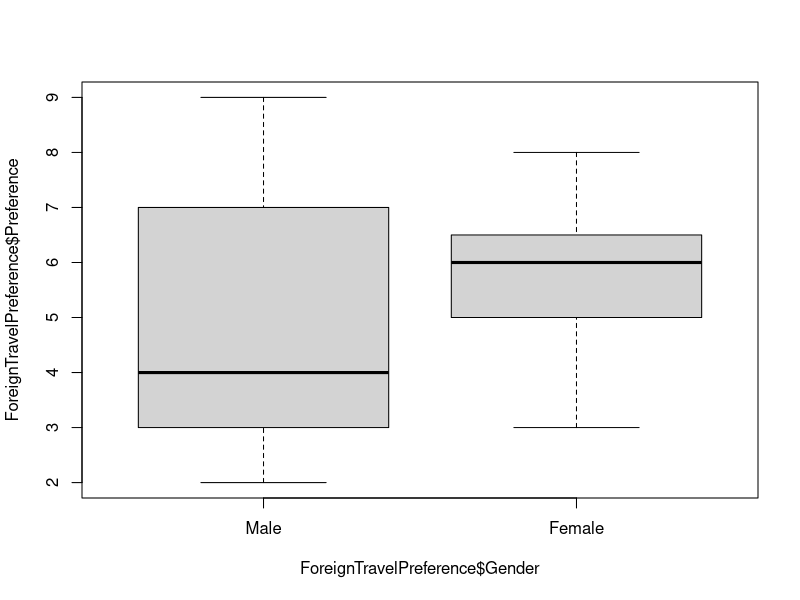
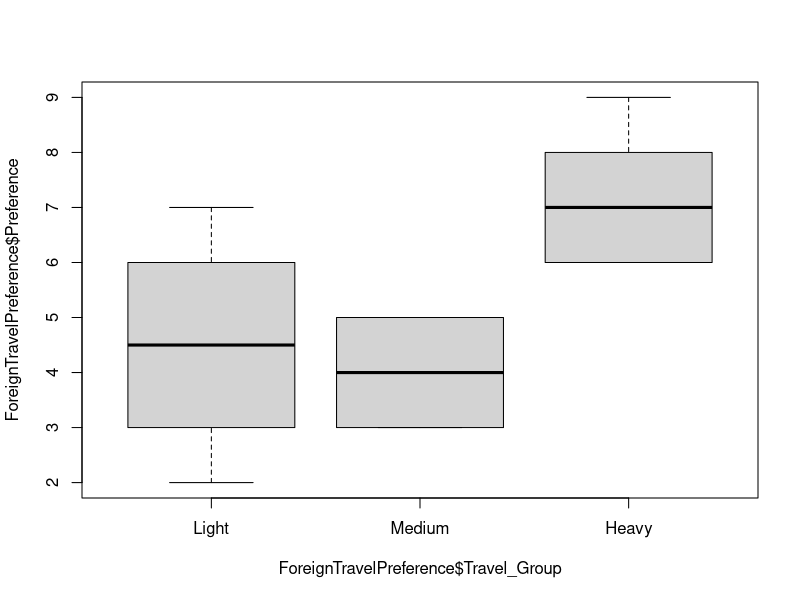
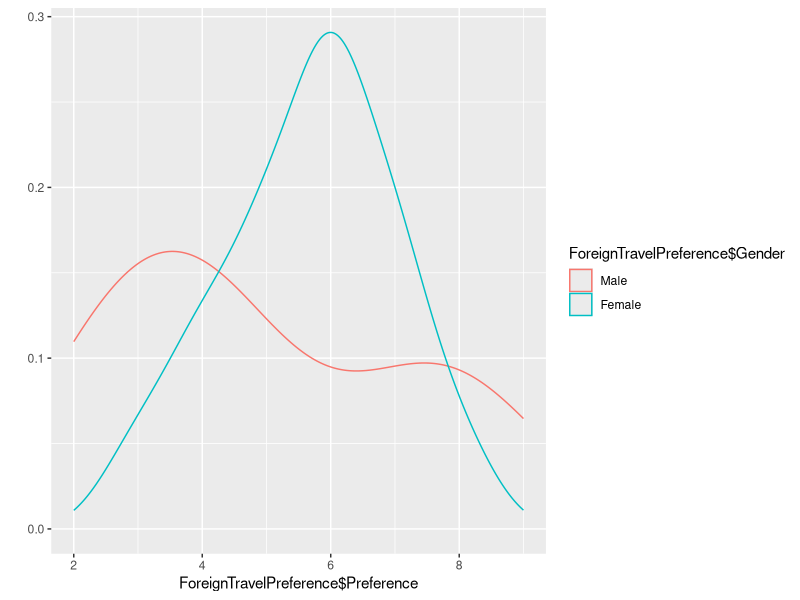
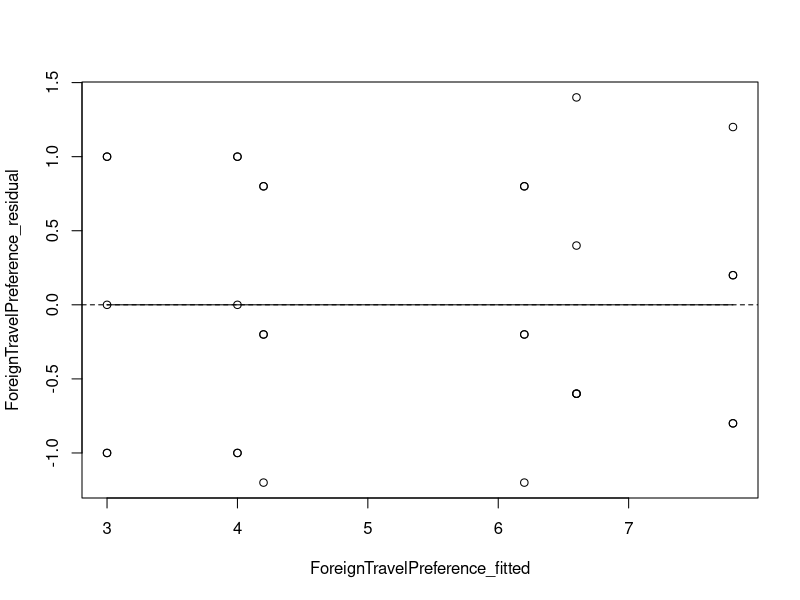
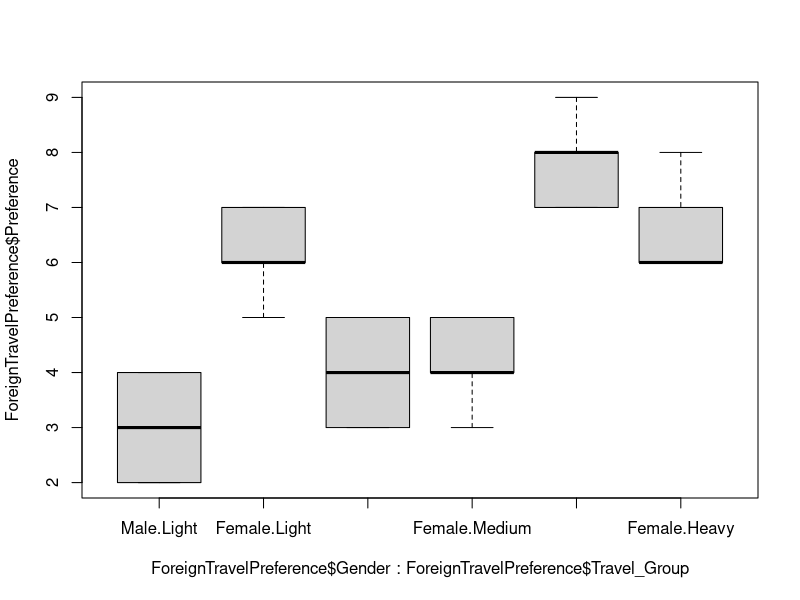
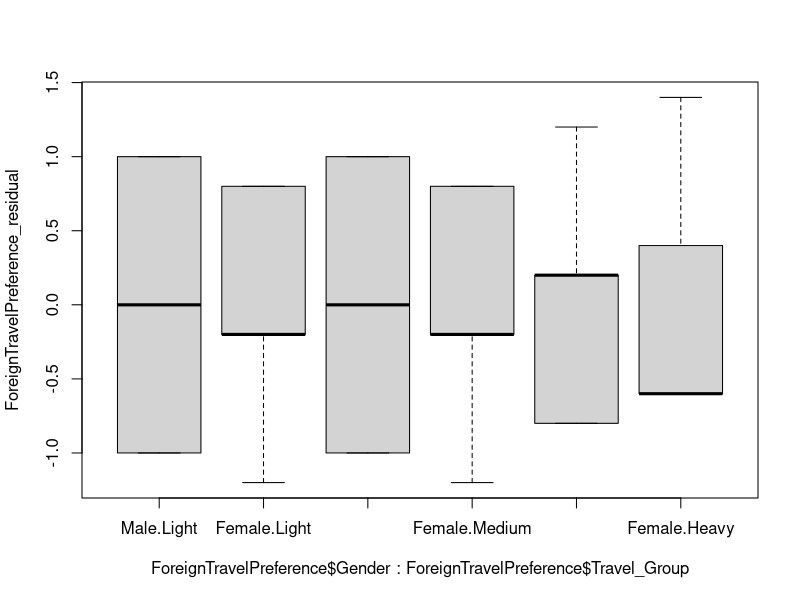
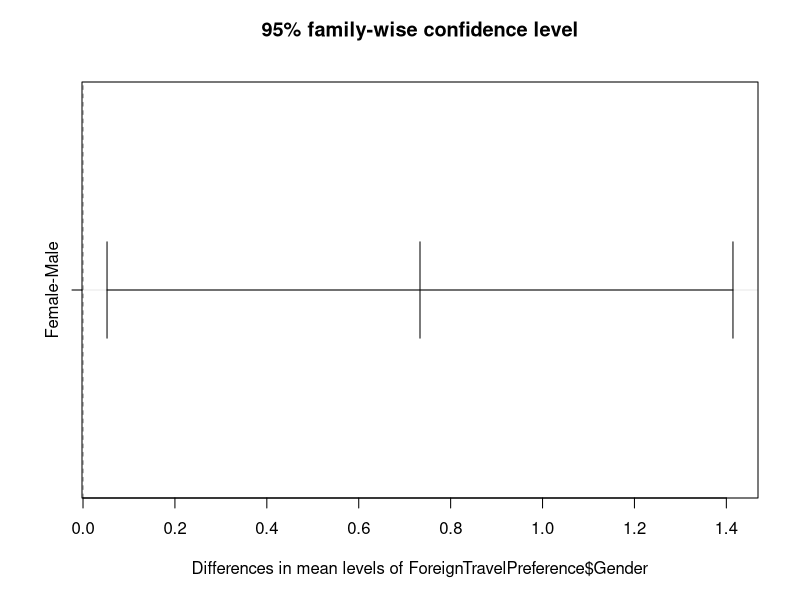
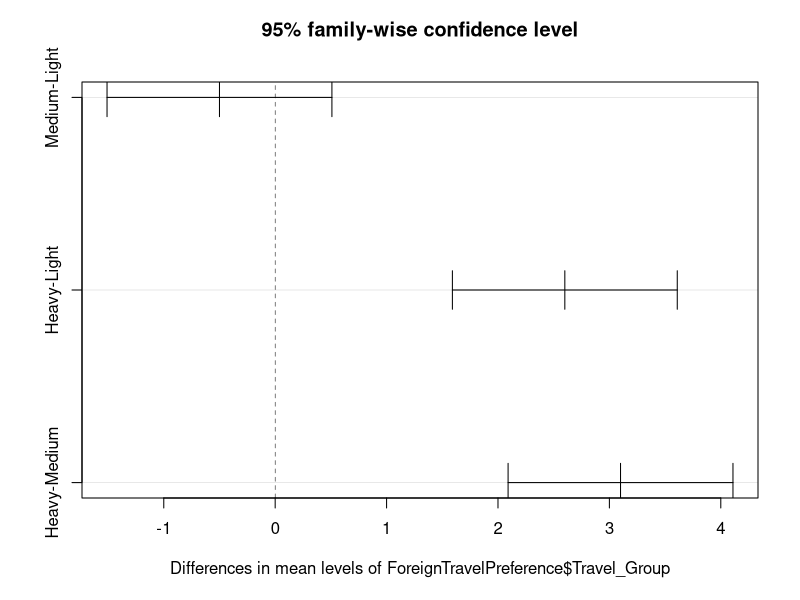

R code for these plots, in order:
require(haven)
require(labelled)
require(ggplot2)
require(psych)
require(data.table)

setwd("~/Rscripts/annova")

ForeignTravelPreference <- read_sav("datafiles/Foreign Travel Preference.sav")

# convert list to data table
ForeignTravelPreference.table <- data.table(ForeignTravelPreference)

# Identity the factor and convert the data type to be a factor, else aov won't give correct results.
ForeignTravelPreference$Gender = to_factor(ForeignTravelPreference$Gender)
ForeignTravelPreference$Travel_Group = to_factor(ForeignTravelPreference$Travel_Group)


# Plot the boxplot by individual factor
boxplot(ForeignTravelPreference$Preference ~ ForeignTravelPreference$Gender)
boxplot(ForeignTravelPreference$Preference ~ ForeignTravelPreference$Travel_Group)

# Super imposed denisty plot by factor
qplot(ForeignTravelPreference$Preference, colour=ForeignTravelPreference$Gender, data=ForeignTravelPreference, geom="density")

# Get the descritives table by each group
describeBy(ForeignTravelPreference$Preference, ForeignTravelPreference$Gender)
describeBy(ForeignTravelPreference$Preference, ForeignTravelPreference$Travel_Group)

# Get the annova table
ForeignTravelPreference_lm <- lm(ForeignTravelPreference$Preference ~ ForeignTravelPreference$Gender + ForeignTravelPreference$Travel_Group + ForeignTravelPreference$Gender:ForeignTravelPreference$Travel_Group, data = ForeignTravelPreference)
ForeignTravelPreference_lm_summary = summary(ForeignTravelPreference_lm)
if (ForeignTravelPreference_lm_summary$r.squared < 0.5)
{
  print("R- squared value is very less, which means using analysis of variance will not help here")
}

ForeignTravelPreference_aov <- aov(ForeignTravelPreference_lm)
summary(ForeignTravelPreference_aov)
ForeignTravelPreference_residual = residuals(ForeignTravelPreference_aov)
ForeignTravelPreference_fitted = fitted(ForeignTravelPreference_aov)

# Get the residual vs fitted plot i.e. check how close are observed values to fitted values
# http://blog.minitab.com/blog/adventures-in-statistics/regression-analysis-how-do-i-interpret-r-squared-and-assess-the-goodness-of-fit
plot(ForeignTravelPreference_fitted, ForeignTravelPreference_residual)
abline(h=0, lty=2)
lines(smooth.spline(ForeignTravelPreference_fitted, ForeignTravelPreference_residual))

#Box plot across multiple factors
boxplot(ForeignTravelPreference$Preference ~ ForeignTravelPreference$Gender * ForeignTravelPreference$Travel_Group, data = ForeignTravelPreference)
boxplot(ForeignTravelPreference_residual ~ ForeignTravelPreference$Gender * ForeignTravelPreference$Travel_Group, data = ForeignTravelPreference)


# Now run tukey's range test to analyze variations in means across individual groups
tk <- TukeyHSD(ForeignTravelPreference_aov)

# List the tukey's table
tk

# Plot to see variations in the means for each group pair
plot(tk)

# Get the means plot
plot.design(ForeignTravelPreference)

# Get the interaction plot
interaction.plot(ForeignTravelPreference$Travel_Group, ForeignTravelPreference$Gender, ForeignTravelPreference$Preference, col=2:12, lty=1)
interaction.plot(ForeignTravelPreference$Gender, ForeignTravelPreference$Travel_Group, ForeignTravelPreference$Preference, col=2:12, lty=1)
